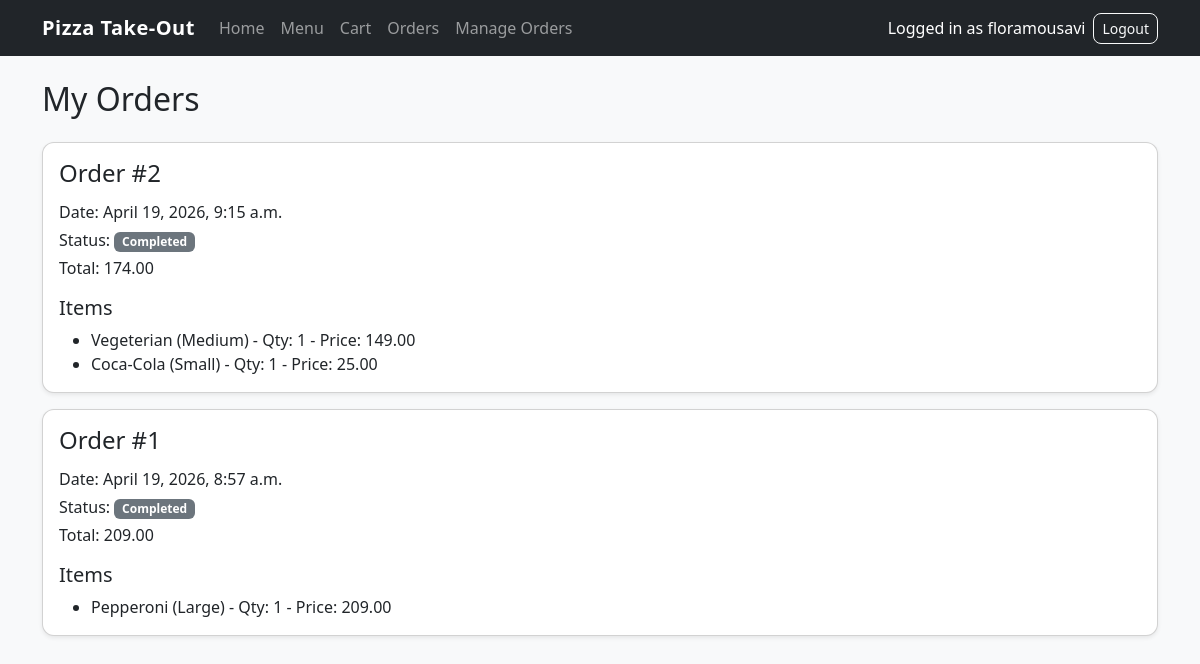
The page /orders/history/ (signed in) on the database as committed earlier.
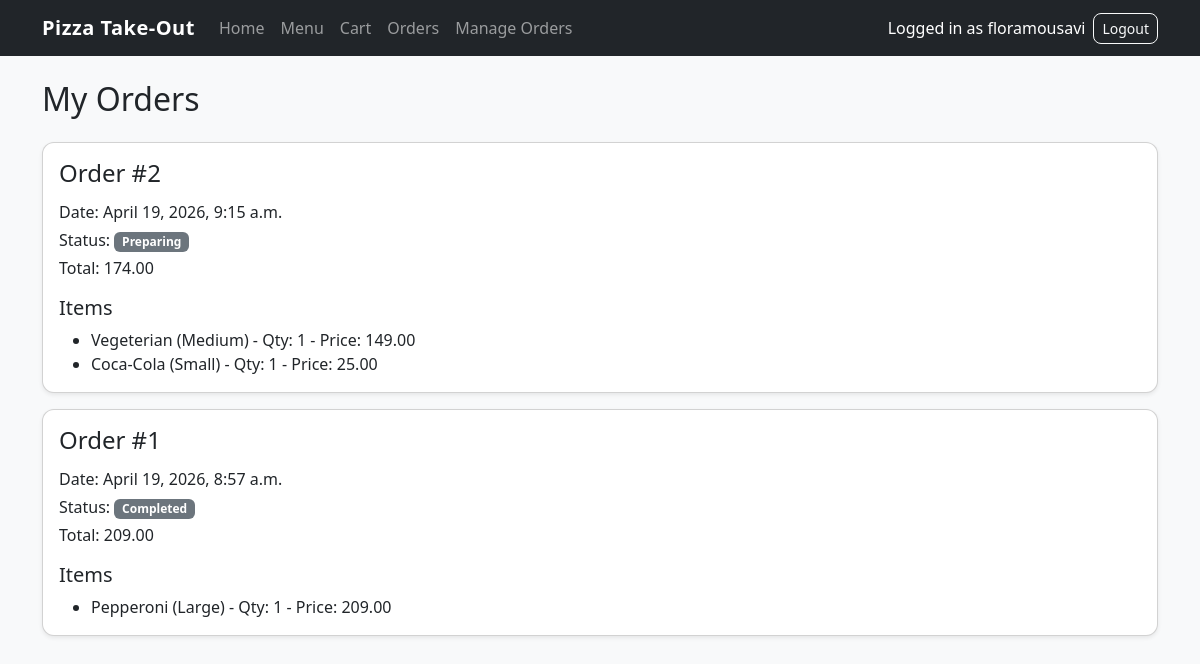
The same page on the database as committed later.
### orders/models.py (models this page shows, shortened)
class Order(models.Model):
    STATUS_PENDING = "Pending"
    STATUS_PREPARING = "Preparing"
    STATUS_COMPLETED = "Completed"
    STATUS_CHOICES = [
        (STATUS_PENDING, "Pending"),
        (STATUS_PREPARING, "Preparing"),
        (STATUS_COMPLETED, "Completed"),
    ]
    user = models.ForeignKey(
        settings.AUTH_USER_MODEL,
        on_delete=models.CASCADE,
        related_name="orders"
    )
    created_at = models.DateTimeField(auto_now_add=True)
    total_price = models.DecimalField(max_digits=8, decimal_places=2, default=0.00)
    status = models.CharField(max_length=20, choices=STATUS_CHOICES, default=STATUS_PENDING)

### orders/views.py (the view)
# urls.py: path("history/", views.order_history, name="order_history"),
@login_required
def order_history(request):
    orders = Order.objects.filter(user=request.user).order_by("-created_at")
    return render(request, "orders/order_history.html", {"orders": orders})

### orders/templates/orders/order_history.html (shortened to what this page needs)
{% extends "base.html" %}
{% block content %}
    <h2 class="mb-4">My Orders</h2>
    {% if orders %}
        {% for order in orders %}
            <div class="card mb-3 shadow-sm">
                <div class="card-body">
                    <h4 class="card-title">Order #{{ order.id }}</h4>
                    <p class="mb-1">Date: {{ order.created_at }}</p>
                    <p class="mb-1">Status: <span class="badge bg-secondary">{{ order.status }}</span></p>
                    <p class="mb-3">Total: {{ order.total_price }}</p>
                    <h5>Items</h5>
                    <ul class="mb-0">
                        {% for item in order.items.all %}
                            <li>
                                {{ item.item_name_snapshot }} - Qty: {{ item.quantity }} - Price: {{ item.item_price_snapshot }}
                            </li>
                        {% empty %}
                            <li>No items in this order.</li>
                        {% endfor %}
                    </ul>
                </div>
            </div>
        {% endfor %}
    {% else %}
        <div class="alert alert-secondary">You have not placed any orders yet.</div>
    {% endif %}
{% endblock %}

Rows that differ between the two databases and show on the page:
changed Order id 2: status "Completed" → "Preparing"
